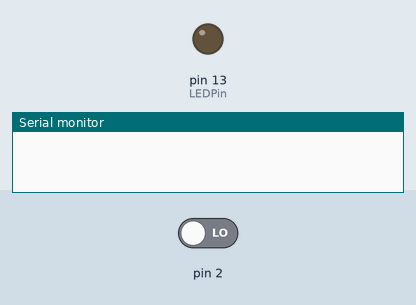
The sketch below on a simulated Arduino Uno, built with avr-gcc and run on an emulated ATmega328P. Parts: output pins drawn as LEDs (lit = HIGH), the last lines printed to the serial monitor. The inputs (shaded band) are chosen by the test bench; at power-on: pin 2 LOW.

Above: at 1.2 s.
1.3 s: pin 2 driven HIGH
At 2.4 s:
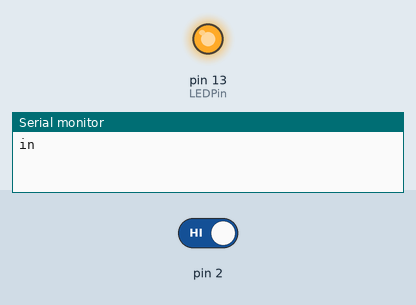
Timing chart, 0 to 4.3 s (numbered marks = the images above; inputs shaded):
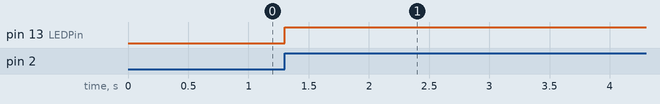

The sketch:

interrupts.ino
```cpp
int LEDPin = 13;
int LEDMode = 0;
void setup() {
  pinMode(LEDPin,OUTPUT);
  attachInterrupt(0,stuffHappend,RISING);
  Serial.begin(9600);

}

void loop() {

}

void stuffHappend(){
  Serial.println("in");
  LEDMode = digitalRead(LEDPin);
  if(LEDMode)
  {digitalWrite(LEDPin,LOW);}
  else
  {digitalWrite(LEDPin,HIGH);}

 }
```

Measured:
- after the input at 1.3 s, pin 13 (LEDPin): LOW → HIGH at once
